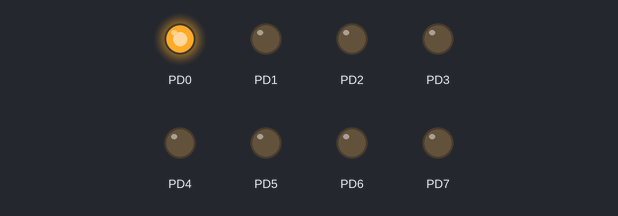
This program was run on a simulated ATmega32, built with avr-gcc and emulated at 1 MHz. Shown: output pins drawn as LEDs (lit = HIGH).

Above: at 0.05 s.
At 0.95 s:
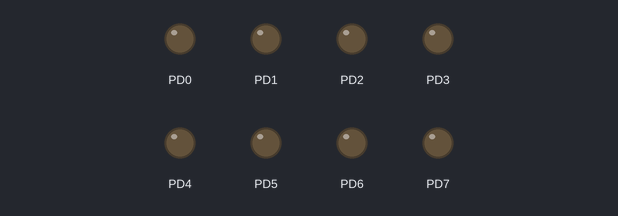
At 1.85 s:
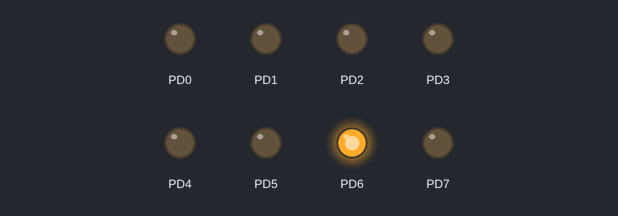
At 3.65 s:
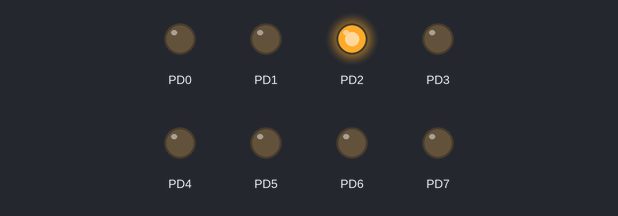
At 5.25 s:
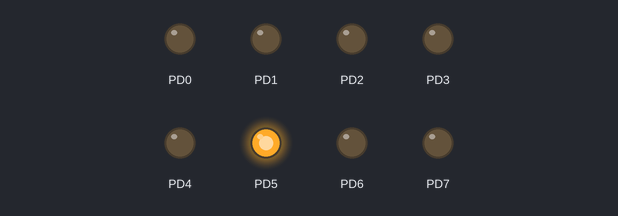
At 7.25 s:
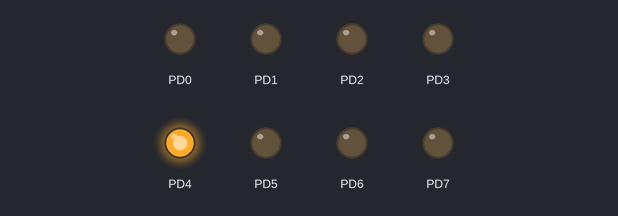
Timing chart, 0 to 7.5 s (numbered marks = the images above):
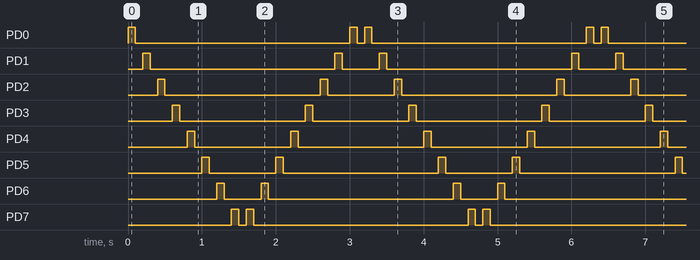

Measured:
- by itself, PD0: repeats every 3.2 s: LOW 2.9 s, HIGH 0.10 s, LOW 0.10 s, HIGH 0.10 s
- by itself, PD1: repeats every 3.2 s: LOW 2.5 s, HIGH 0.10 s, LOW 0.50 s, HIGH 0.10 s
- by itself, PD2: repeats every 3.2 s: LOW 2.1 s, HIGH 0.10 s, LOW 0.90 s, HIGH 0.10 s
- by itself, PD3: repeats every 3.2 s: LOW 1.7 s, HIGH 0.10 s, LOW 1.3 s, HIGH 0.10 s
- by itself, PD4: repeats every 3.2 s: LOW 1.3 s, HIGH 0.10 s, LOW 1.7 s, HIGH 0.10 s
- by itself, PD5: repeats every 3.2 s: LOW 0.90 s, HIGH 0.10 s, LOW 2.1 s, HIGH 0.10 s
- by itself, PD6: repeats every 3.2 s: LOW 0.50 s, HIGH 0.10 s, LOW 2.5 s, HIGH 0.10 s
- by itself, PD7: repeats every 3.2 s: LOW 0.10 s, HIGH 0.10 s, LOW 2.9 s, HIGH 0.10 s

The program:

main.c
```c
/*
 * GccApplication1.c
 *
 * Created: 10/23/2017 8:14:46 AM
 * Author : user-16
 */

#define F_CPU 1000000UL
#include <avr/io.h>
#include <util/delay.h>


int main(void)
{
	DDRD = 0xff;
    while (1)
    {
		int i=0;
		for(i;i<8;i++){
			PORTD |= (1<<(PD0+i));
			_delay_ms(100);
			PORTD &= ~(1<<(PD0+i));
			_delay_ms(100);
		}
		int j=7;
		for(j;j>=0;j--){
			PORTD |= (1<<(PD0+j));
			_delay_ms(100);
			PORTD &= ~(1<<(PD0+j));
			_delay_ms(100);
		}

    }
}
```
